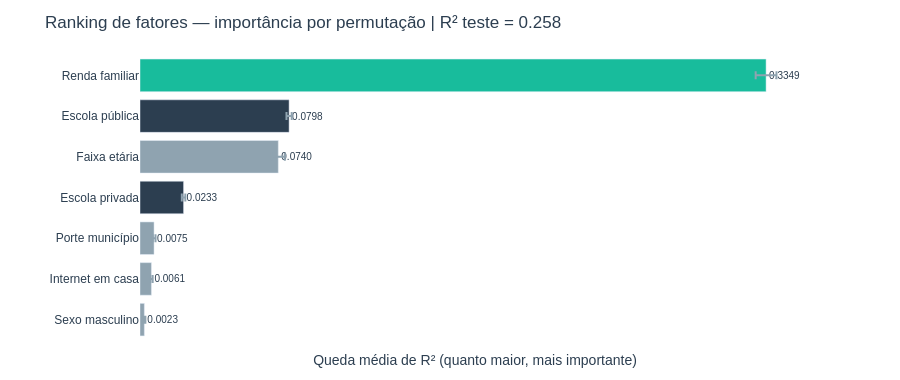

The notebook cell saved with this chart:
### Code cell
X_train, X_test, y_train, y_test = train_test_split(X, y, test_size=0.2, random_state=42)

print("Treinando RandomForest (100 árvores, max_depth=10)…")
rf = RandomForestRegressor(
    n_estimators=100, max_depth=10, min_samples_leaf=50,
    n_jobs=-1, random_state=42,
)
rf.fit(X_train, y_train)
r2_rf = r2_score(y_test, rf.predict(X_test))
print(f"R² no conjunto de teste: {r2_rf:.4f}")

print("Calculando importância por permutação (5 repetições no conjunto de teste)…")
perm = permutation_importance(rf, X_test, y_test, n_repeats=5, random_state=42, n_jobs=-1)

df_imp = (
    pd.DataFrame({
        'feature'    : FEATURE_COLS,
        'imp_mean'   : perm.importances_mean,
        'imp_std'    : perm.importances_std,
    })
    .sort_values('imp_mean', ascending=False)
    .reset_index(drop=True)
)
print("\nRanking (queda média de R² por permutação):")
print(df_imp.to_string(index=False))

# Gráfico barras horizontais
df_plot = df_imp.sort_values('imp_mean')  # ascending → mais importante no topo
cores = [COR_TEAL if f == 'Renda familiar'
         else COR_NAVY if 'Escola' in f
         else COR_CINZA
         for f in df_plot['feature']]

fig_rank = go.Figure(go.Bar(
    x=df_plot['imp_mean'],
    y=df_plot['feature'],
    orientation='h',
    error_x=dict(type='data', array=df_plot['imp_std'].values, visible=True, color=COR_CINZA),
    marker_color=cores,
    text=df_plot['imp_mean'].map(lambda v: f"{v:.4f}"),
    textposition='outside',
    textfont=dict(size=10, color=COR_NAVY),
    cliponaxis=False,
))
fig_rank.update_layout(
    title=f'Ranking de fatores — importância por permutação | R² teste = {r2_rf:.3f}',
    xaxis=dict(title='Queda média de R² (quanto maior, mais importante)', showgrid=False, showticklabels=False),
    yaxis=dict(tickfont=dict(size=12, color=COR_NAVY)),
    paper_bgcolor='white', plot_bgcolor='white',
    font=dict(color=COR_NAVY, family='Arial'),
    height=380, margin=dict(l=140, r=90, t=55, b=40),
)
fig_rank.show()

ranking_fatores = dict(zip(df_imp['feature'], df_imp['imp_mean'].round(5)))
print("\nranking_fatores =", ranking_fatores)

saida_rank = Path.cwd() / 'ranking_fatores.png'
try:
    fig_rank.write_image(str(saida_rank), scale=2, width=850, height=480)
    print(f"PNG salvo: {saida_rank}")
except Exception as e:
    print(f"Export PNG falhou: {e}. pip install kaleido")

### Figure 1 — Plotly figure (JSON) as saved in the notebook; plotly's stock layout.template omitted (floating-point values rounded to 4 significant figures)
{"data": [{"cliponaxis": false, "error_x": {"array": [0.0005377, 0.0006561, 0.0007838, 0.0009386, 0.003486, 0.001396, 0.005572], "color": "#8FA3B0", "type": "data", "visible": true}, "marker": {"color": ["#8FA3B0", "#8FA3B0", "#8FA3B0", "#2C3E50", "#8FA3B0", "#2C3E50", "#18BC9C"]}, "orientation": "h", "text": ["0.0023", "0.0061", "0.0075", "0.0233", "0.0740", "0.0798", "0.3349"], "textfont": {"color": "#2C3E50", "size": 10}, "textposition": "outside", "type": "bar", "x": [0.002335, 0.006122, 0.007515, 0.02331, 0.07398, 0.07976, 0.3349], "y": ["Sexo masculino", "Internet em casa", "Porte município", "Escola privada", "Faixa etária", "Escola pública", "Renda familiar"]}], "layout": {"font": {"color": "#2C3E50", "family": "Arial"}, "height": 380, "margin": {"b": 40, "l": 140, "r": 90, "t": 55}, "paper_bgcolor": "white", "plot_bgcolor": "white", "title": {"text": "Ranking de fatores — importância por permutação | R² teste = 0.258"}, "xaxis": {"showgrid": false, "showticklabels": false, "title": {"text": "Queda média de R² (quanto maior, mais importante)"}}, "yaxis": {"tickfont": {"color": "#2C3E50", "size": 12}}}}
